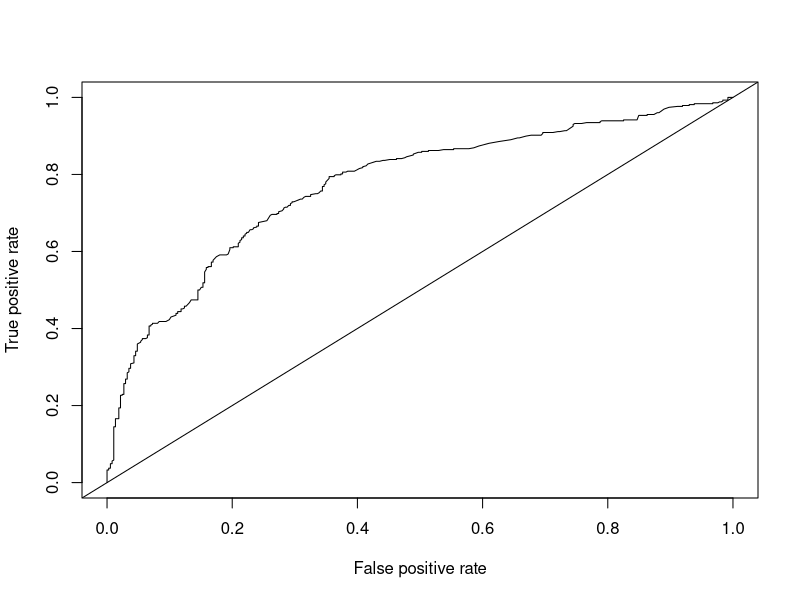

Reproduce this figure in R.
## ---- chunk 1
# Assign a string
x <- "y"
x

# Assign answer as a "double" (float)
y <- 2+2
y

# Assign the components of an object to another object
x <- y
x

# Use the Concatnate function to assign multiple strings
x <- c("Apples", "Oranges", "Bananas", "Peaches", "Tomatoes", "Plums")
x

x <- c(3, 7, 2, 4, 9, 7, 6, 8, 2)
x.min <- min(x)
x.max <- max(x)
?paste #ask R what the paste function is
paste("The min is", x.min, "and the max is", x.max)

## ---- chunk 2
fruit <- c("Apples", "Oranges", "Bananas", "Peaches", "Tomatoes", "Plums")
vegetables <- c("Carrots", "Radish", "Onions", "Tomatoes", "Squash", "Cabbage", "Seaweed")

ctr <- 1 #counter
match <- c() #initate vector (loop is appending to it)
for (i1 in fruit) {
  for (i2 in vegetables) {
    if (i1 == i2) {
      match[[ctr]] <- i1 
      #the double brackets specify the position of component within the vector as opposed to the component itself
      ctr <- ctr + 1
      #count the loop iteration to define the component of the vector we will append to
    }
  }
}

### List number of fruits and vegetables and any matches
paste("Number of Fruits:", length(fruit))
paste("Number of Vegetables:", length(vegetables))
paste("Matching in Fruit and Vegetables:", length(match), "which is", match)

## ---- chunk 3
# Remember to use double backslashes or single forward slashes
setwd("C:\\Users\\Siebelm\\Documents\\4 FMG\\R Presentation")
# An CSV file is separated by commas
# Excel files are separated by semicolons
# Txt files are sometimes separated with a space (" ") or a tab ("/t"")
dataset <- read.csv("winequality-red.csv", sep=",")

colnames(dataset) #check variable names
head(dataset, 10) #check first 10 rows (six is default)

## ---- chunk 4
# Rows and Columns
dim(dataset)
paste("Dataset has", dim(dataset)[1], "rows and", dim(dataset)[2], "columns.")

## ---- chunk 5
# The percentage of data missing
(sum(is.na(dataset))/(nrow(dataset)*ncol(dataset)))*100
paste("The percentage of data missing",round((sum(is.na(dataset))/(nrow(dataset)*ncol(dataset)))*100, digits=2),"%")
## ---- chunk 6
# Number of duplicate rows
nrow(dataset) - nrow(unique(dataset))
paste("The number of duplicate rows are", nrow(dataset) - nrow(unique(dataset)))
## ---- chunk 7
# R defines three types of variables: Numeric, Factor, and Character
names_numeric <- names(dataset)[which(sapply(dataset, is.numeric))]
paste("Number of Numeric variables are ", length(names_numeric)) # four

names_fact <- names(dataset)[which(sapply(dataset, is.factor))]
paste("Number of Factor variables are ", length(names_fact)) # zero

names_char <- names(dataset)[which(sapply(dataset, is.character))]
paste("Number of Character variables are ", length(names_char)) # zero
## ---- chunk 8
# R's dataframe hierarchy is: object "$" component within object "[" components within components "]"
# In other words: dataset "$" variable "[" observations "]"
# Or you can do: dataset "[" row "," column "]"
print("First five obs of quality:")
dataset$quality[1:5]

print("First five obs of residual sugar and alcohol percentage:")
dataset[1:5,1]
dataset[1:5,3]
## ---- chunk 9
# Correlation
library(Hmisc)
rcorr(dataset$density, dataset$alcohol)[1] 
## ---- chunk 10
# Remove variable in a new dataset
dataset2 <- dataset #create copy of dataset
dataset2$density <- NULL #remove variable in new dataset (due to possible multicolinearity)

# OLS Regression
model.OLS <- lm(quality~., data = dataset2) # "." means all remaining varible
summary(model.OLS) #display saved results as in table output
## ---- chunk 11
# Different displays of output
cat(paste("", "Output 1", "", sep="\n"))
summary(model.OLS)[4]

cat(paste("", "Output 2", "", sep="\n"))
round(summary(model.OLS)$coefficients ,2)

cat(paste("", "Output 3", "", sep="\n"))
round(coef(model.OLS),2)

## ---- chunk 12
# Recode as Binary
dataset2$quality.dum[dataset2$quality < 6] <- 0 #create variable quality.dum and assign it 0 if quality < 6
dataset2$quality.dum[dataset2$quality >= 6] <- 1 #assign 1 to newly created quality.dum if quality >= 6
dataset2$quality <- NULL #remove former variable

# Logistic Regression Odds Ratios
model.logit <- glm(quality.dum~., family = binomial(link = "logit"), data = dataset2) 
summary(model.logit)
round(exp(coef(model.logit)),2)

## ---- chunk 13
# Range of Alcohol Content
print("Alcohol Content")
summary(dataset2$alcohol)

# High Alcohol
highalcohol.pp <- data.frame(residual.sugar=mean(dataset2$residual.sugar), alcohol=quantile(dataset2$alcohol, c(.75)))
highalcohol.pp.pred <- predict(model.logit, highalcohol.pp, type='response')

# Low Alcohol
lowalcohol.pp <- data.frame(residual.sugar=mean(dataset2$residual.sugar), alcohol=quantile(dataset2$alcohol, c(.25))) 
lowalcohol.pp.pred <- predict(model.logit, lowalcohol.pp, type='response')

# Predicted Probabilities
print("Probilities of Obtaining High Quality Wine")
paste("- Wine with high alcohol content: ", round(highalcohol.pp.pred,2))
paste("- Wine with low alcohol content: ", round(lowalcohol.pp.pred,2))

## ---- chunk 14
### Train v Test ###
dataset2_random <- dataset2[sample(1:nrow(dataset2)), ]
train <- dataset2_random[1:799, ]
test <- dataset2_random[800:1599, ]
train.model <- glm(quality.dum~., family = binomial(link = "logit"), data = train)
summary(train.model)

library(ROCR)
pred.model <- predict.glm(train.model, test, type='response')
newpred <- prediction(pred.model, test$quality.dum)
newpred.performance <- performance(newpred, measure = "tpr",x.measure = "fpr")
plot(newpred.performance)
abline(a=0, b= 1)
AUC <- performance(newpred, measure = "auc")
AUC 
print("The train dataset correctly predicted 76% true postives of the test dataset")
